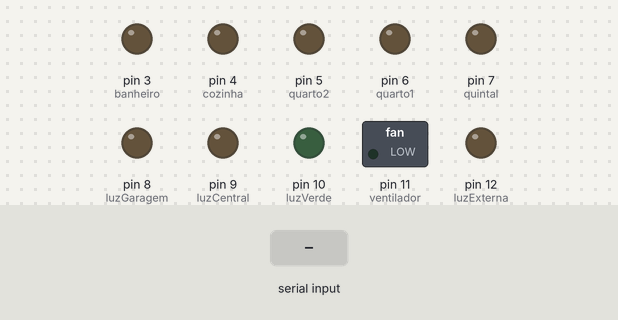
Bench run of a sketch on a simulated Arduino Uno, built with avr-gcc and run on an emulated ATmega328P. On the bench: switched loads named in the sketch (green lamp = pin HIGH), output pins drawn as LEDs (lit = HIGH). Inputs (shaded band) come from the test bench.

Above: at 1.8 s.
1.9 s: "F" received over the second serial link
At 2.9 s:
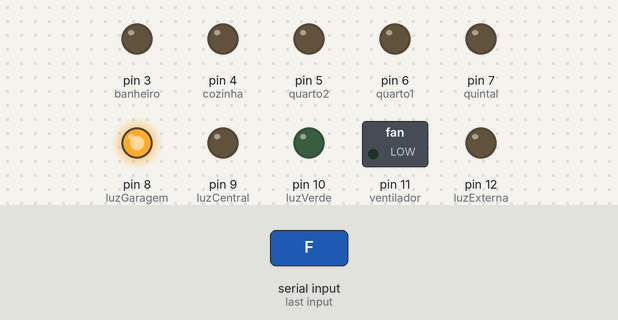
3.5 s: "A" received over the second serial link
At 4.0 s:
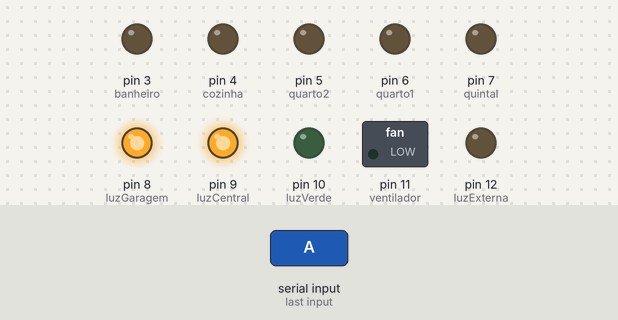
5.0 s: "f" received over the second serial link
At 6.2 s:
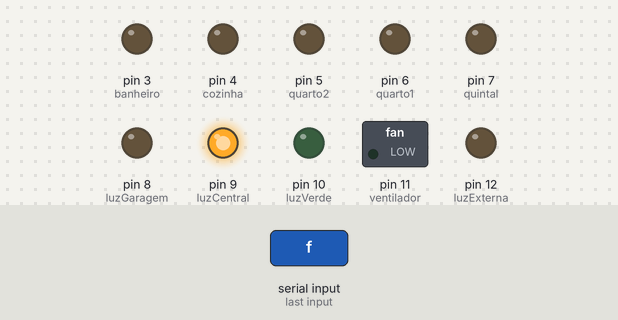
6.5 s: "B" received over the second serial link
At 7.5 s:
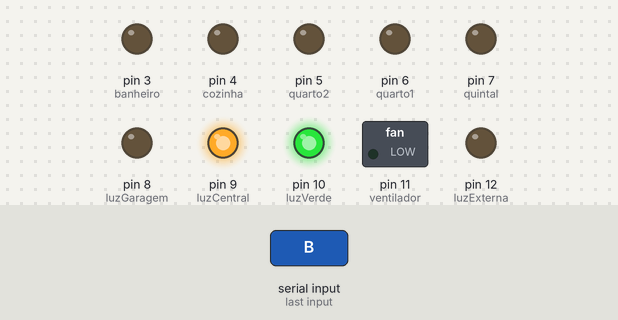
8.0 s: "a" received over the second serial link
At 8.6 s:
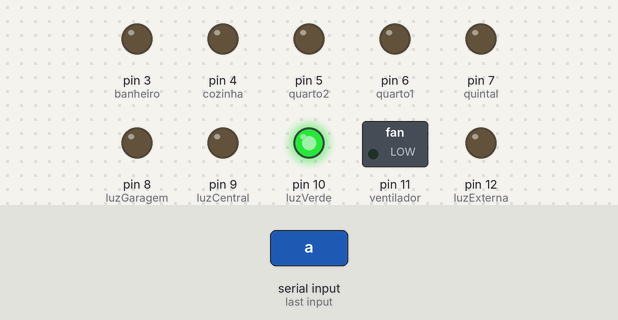
9.5 s: "D" received over the second serial link
At 9.8 s:
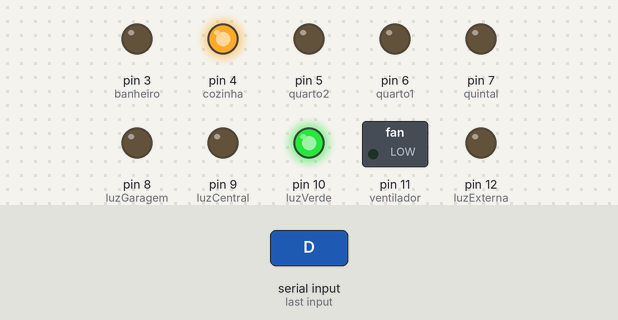
Timing chart, 0 to 12.0 s (numbered marks = the images above; inputs shaded):
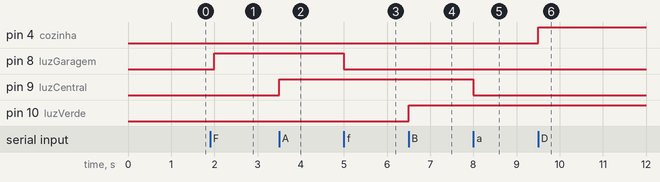

Measured:
- after the input at 1.9 s, pin 8 (luzGaragem): LOW → HIGH after 0.10 s
- after the input at 3.5 s, pin 9 (luzCentral): LOW → HIGH at once
- after the input at 5.0 s, pin 8 (luzGaragem): HIGH → LOW at once
- after the input at 6.5 s, pin 10 (luzVerde): LOW → HIGH at once
- after the input at 8.0 s, pin 9 (luzCentral): HIGH → LOW at once
- after the input at 9.5 s, pin 4 (cozinha): LOW → HIGH at once

The sketch:

app_deficiente.ino
```cpp
/* Automação para deficientes visuais

   criado por Marcos Henrique

   criado e modificado:
   28/04/2019 ás 9:28 da manhã

   -----------------------------------------------------------------

   Redes de comunicação

   https://www.linkedin.com/in/marcos-henrique-1692681a0/
   https://github.com/robotica-desafios
   https://medium.com/@marcoshenriqueh393
   https://www.youtube.com/channel/UC3ZaLCltfI-34EQaZmWFaeg?view_as=subscriber
   Email : marcoshenriqueh393@gmail.com

*/

#include <SoftwareSerial.h>
SoftwareSerial bluethoot (A1, A0);

//cômodos////////////////////////////////////////
#define banheiro 3
#define cozinha 4
#define quarto2 5
#define quarto1 6
#define quintal 7
#define luzGaragem 8
#define luzCentral 9
#define luzVerde 10
#define ventilador 11
#define luzExterna 12
///////////////////////////////////////////////
void setup() {
  // put your setup code here, to run once:

  bluethoot.begin (9600);

  pinMode(luzGaragem, OUTPUT);
  pinMode(luzCentral, OUTPUT);
  pinMode(luzVerde, OUTPUT);
  pinMode(ventilador, OUTPUT);
  pinMode(luzExterna, OUTPUT);
  pinMode(quintal, OUTPUT);
  pinMode(banheiro, OUTPUT);
  pinMode(quarto1, OUTPUT);
  pinMode(quarto2, OUTPUT);
  pinMode(cozinha, OUTPUT);
  Serial.begin(9600);
  //////////////////////////////////////////Deixando os reles em LOW
  digitalWrite(cozinha, !HIGH);
  digitalWrite(quarto1, !HIGH);
  digitalWrite(quarto2, !HIGH);
  digitalWrite(banheiro, !HIGH);
  digitalWrite(luzGaragem, !HIGH);
  digitalWrite(luzExterna, !HIGH);
  digitalWrite(luzVerde, !HIGH);
  digitalWrite(luzCentral, !HIGH);
  digitalWrite(quintal, !HIGH);
  digitalWrite(ventilador, !HIGH);
  ///////////////////////////////////////////////////////////
}

void loop() {
  // put your main code here, to run repeatedly:
  char z;

  while (bluethoot.available()) {
    z = bluethoot.read();
  }
  //////////////////////////////////////////////
  if (z == 'F')digitalWrite(luzGaragem, !LOW);
  if (z == 'f')digitalWrite(luzGaragem, !HIGH);
  /////////////////////////////////////////////
  if (z == 'A')digitalWrite(luzCentral, !LOW);
  if (z == 'a')digitalWrite(luzCentral, !HIGH);
  /////////////////////////////////////////////
  if (z == 'B')digitalWrite(luzVerde, !LOW);
  if (z == 'b')digitalWrite(luzVerde, !HIGH);

  ///////////////////////////////////////////////
  if (z == 'D')digitalWrite(cozinha, !LOW);
  if (z == 'd')digitalWrite(cozinha, !HIGH);
  ///////////////////////////////////////////////
  if (z == 'E')digitalWrite(quarto1, !LOW);
  if (z == 'e')digitalWrite(quarto1, !HIGH);
  /////////////////////////////////////////////////
  if (z == 'G')digitalWrite(quarto2, !LOW);
  if (z == 'g')digitalWrite(quarto2, !HIGH);
  ////////////////////////////////////////////////////
  if (z == 'H')digitalWrite(banheiro, !LOW);
  if (z == 'h')digitalWrite(banheiro, !HIGH);
  ////////////////////////////////////////////////////
  if (z == 'J')digitalWrite(quintal, !LOW);
  if (z == 'j')digitalWrite(quintal, !HIGH);


  //////////////////////////////////////////////
  if (z == 'K') {
    digitalWrite(luzGaragem, !LOW);
    digitalWrite(luzExterna, !LOW);
    digitalWrite(luzVerde, !LOW);
    digitalWrite(luzCentral, !LOW);
    digitalWrite(quintal, !LOW);
    digitalWrite(banheiro, !LOW);
    digitalWrite(quarto1, !LOW);
    digitalWrite(cozinha, !LOW);
    digitalWrite(quarto2, !LOW);
  }
  ///////////////////////////////////////////////////
  if (z == 'k') {
    digitalWrite(luzGaragem, !HIGH);
    digitalWrite(luzExterna, !HIGH);
    digitalWrite(luzVerde, !HIGH);
    digitalWrite(luzCentral, !HIGH);
    digitalWrite(quintal, !HIGH);
    digitalWrite(banheiro, !HIGH);
    digitalWrite(quarto1, !HIGH);
    digitalWrite(cozinha, !HIGH);
    digitalWrite(quarto2, !HIGH);
  }
  //////////////////////////////////////////////////
  if (z == 'L')digitalWrite(ventilador, !LOW);
  if (z == 'l')digitalWrite(ventilador, !HIGH);
  ///////////////////////////////////////////////
  if (z == 'P')digitalWrite(luzExterna, !LOW);
  if (z == 'p')digitalWrite(luzExterna, !HIGH);


  delay(500);
}
```
